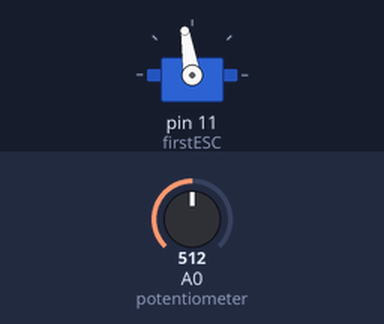
This sketch was run on a simulated Arduino Uno, built with avr-gcc and run on an emulated ATmega328P. Shown: servo. The test bench sets the inputs (shaded band); at power-on: A0 (potentiometer) = 512. What the sketch prints to the serial monitor is not drawn.

Above: at 8.3 s.
8.4 s: A0 (potentiometer) set to 716
At 9.1 s:
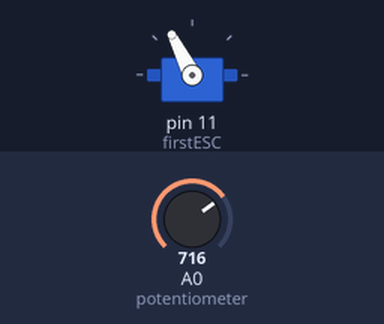
9.9 s: A0 (potentiometer) set to 900
At 10.2 s:
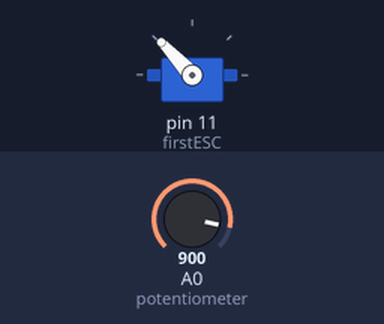
11.4 s: A0 (potentiometer) set to 1023
At 12.6 s:
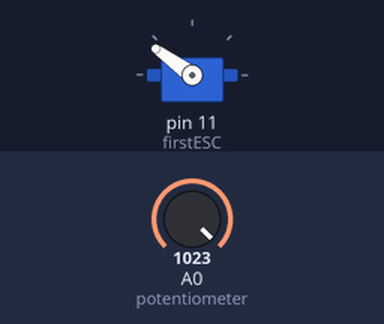
12.9 s: A0 (potentiometer) set to 122
At 13.7 s:
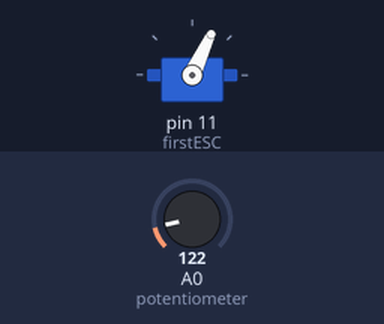
14.4 s: A0 (potentiometer) set to 0
At 14.9 s:
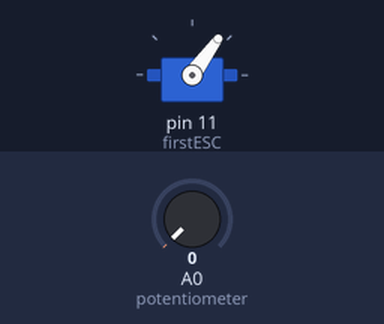
15.9 s: A0 (potentiometer) set to 511
At 17.2 s:
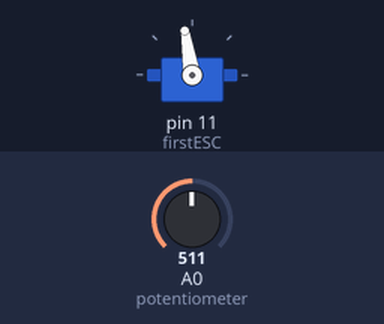
Timing chart, 0 to 18.4 s (numbered marks = the images above; inputs shaded):
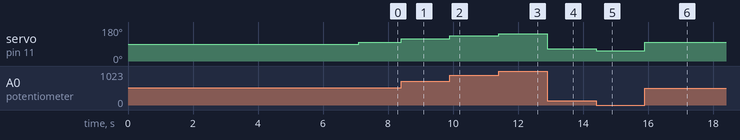

Measured:
- after the input at 8.4 s, servo on pin 11 (firstESC): 99° → 117° at once
- after the input at 9.9 s, servo on pin 11 (firstESC): 117° → 133° at once
- after the input at 11.4 s, servo on pin 11 (firstESC): 133° → 144° at once
- after the input at 12.9 s, servo on pin 11 (firstESC): 144° → 65° at once
- after the input at 14.4 s, servo on pin 11 (firstESC): 65° → 54° at once
- after the input at 15.9 s, servo on pin 11 (firstESC): 54° → 99° at once

The sketch:

mechie_test_rig.ino
```cpp
#include <Servo.h>
int throttle = 1000; //Hold the value which will be sent to the motor

int pot_val = 0; //The amount the potentiometer is turned

Servo firstESC; //Create the motor object instance

void setup() {
  firstESC.attach(11); //Attach the servo motor to pin 11
  Serial.begin(9600); //Start serial at 9600 baud
  delay(2000);
  Serial.println("Serial ready:");
  arm(firstESC); //Begin the arming process
}

void loop() {
  pot_val = analogRead(A0); //Read the analog value from the potentiometer
  //Map the analog value which range from 0 to 990 to the pwm values which are 1100 to 2000;
  throttle = map(pot_val, 0, 990, 1100, 2000);
  //Write the value to the motor
  firstESC.write(throttle);
}

//Function to arm the motor
void arm(Servo ESC) {
  Serial.print("Arming");
  ESC.write(2000); //Send repeated signals of full throttle
  ESC.write(1000); //to no throttle for the startup sequence
  Serial.print("Arming");
  ESC.write(1000);
  delay(100);
  ESC.write(1000);
  delay(2000);
  ESC.write(1000);
  delay(3000);
  Serial.println(" Armed!");
}
```
